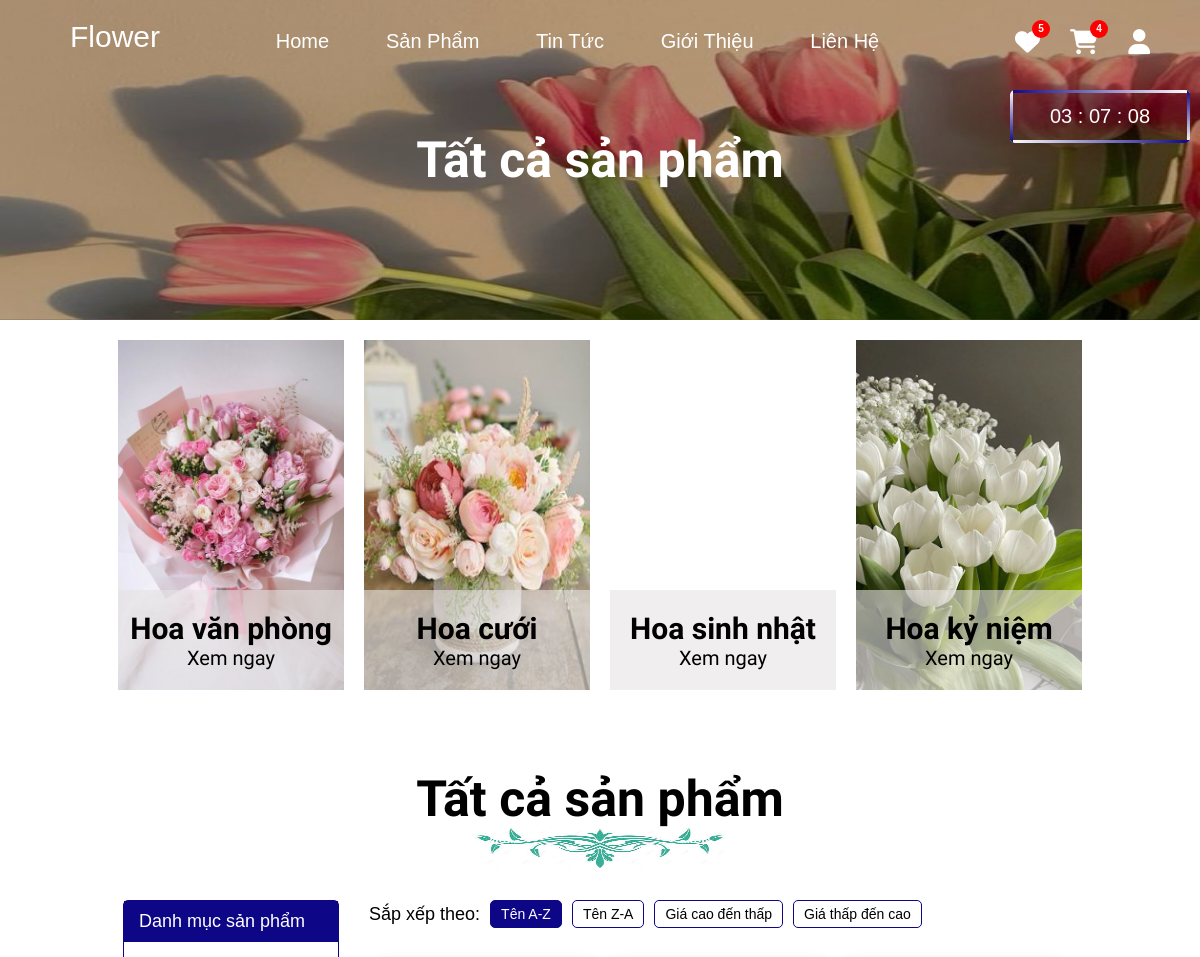
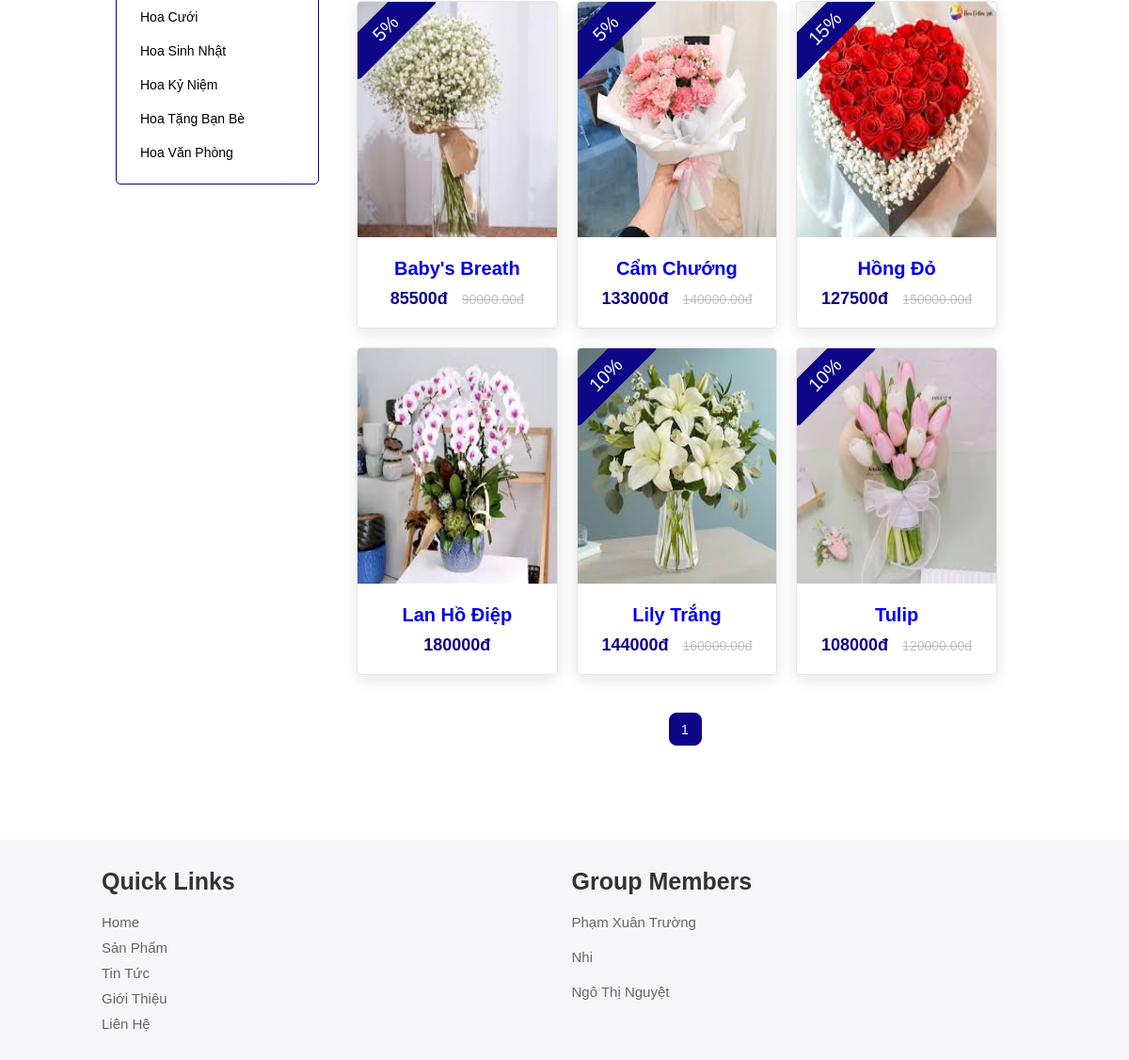
Page /src/products.php (signed in) on the committed database (2 pictures, top to bottom).
### tables this page shows
CREATE TABLE `categories` (
  `category_id` int(11) NOT NULL,
  `name` varchar(100) NOT NULL
);

CREATE TABLE `flowers` (
  `flower_id` int(11) NOT NULL,
  `name` varchar(100) NOT NULL,
  `description` text DEFAULT NULL,
  `price` decimal(10,2) NOT NULL,
  `discount` int(11) NOT NULL,
  `stock` int(11) NOT NULL,
  `image_url` varchar(255) DEFAULT NULL,
  `category_id` int(11) DEFAULT NULL
);

### src/products.php (the view, shortened to what this page needs)
<?php
    @include("../DB/connection.php");
    $user_id = $_SESSION['user_id'] ;
    $categoryResult = $conn->query("SELECT * FROM categories");
    $categories = [];
    if ($categoryResult && $categoryResult->num_rows > 0) {
        while($row = $categoryResult->fetch_assoc()) {
            $categories[] = $row;
        }
    }
    $category_id = isset($_GET['category_id']) ? (int)$_GET['category_id'] : 1;
    $limit = 6;
    $sort_order = isset($_GET['sort']) ? $_GET['sort'] : 'asc';
    $sort_by = isset($_GET['sort_by']) ? $_GET['sort_by'] : 'name';
    $page = isset($_GET['page']) ? (int)$_GET['page'] : 1;
    $offset = ($page - 1) * $limit;
    $totalResult = $conn->query("SELECT COUNT(*) as count FROM flowers WHERE category_id = $category_id");
    $totalCount = $totalResult ? $totalResult->fetch_assoc()['count'] : 0;
    $totalPages = ceil($totalCount / $limit);
    $sql = "SELECT * FROM flowers WHERE category_id = $category_id ORDER BY $sort_by $sort_order LIMIT $limit OFFSET $offset";
    $result = $conn->query($sql);
    $products1 = [];
    if ($result && $result->num_rows > 0) {
        while($row = $result->fetch_assoc()) {
            $products1[] = $row;
        }
    }
    $sql3 = "SELECT flower_id FROM favourites where user_id = $user_id";
    $result3 = $conn->query($sql3);
    $fv = [];
    if ($result3->num_rows > 0) {
        while ($row = $result3->fetch_assoc()) {
            $fv[] = $row['flower_id'];
        }
    }
?>
<!DOCTYPE html>
<html lang="en">
<head>
    <link rel="stylesheet" href="https://cdnjs.cloudflare.com/ajax/libs/font-awesome/6.6.0/css/all.min.css">
    <link rel="stylesheet" href="../css/trangchu.css">
    <link rel="stylesheet" href="../css/products.css">
    <link rel="stylesheet" href="https://cdnjs.cloudflare.com/ajax/libs/Swiper/3.4.2/css/swiper.css">
    <link rel="stylesheet" href="https://cdnjs.cloudflare.com/ajax/libs/Swiper/3.4.2/css/swiper.min.css">
</head>
<body>
    <?php @include('header.php');?>
    <section class="danhmuc">
        <div class="swiper-wrapper">
            <div class="swiper-slide">
                <div class="thumb"><img src="../images/danhmuc-1.jpg" alt=""></div>
                <div class="info">
                    <h3>Hoa văn phòng</h3>
                    <a href="products.php?category_id=5">Xem ngay</a>
                </div>
            </div>
            <div class="swiper-slide">
                <div class="thumb"><img src="../images/danhmuc-2.jpg" alt=""></div>
                <div class="info">
                    <h3>Hoa cưới</h3>
                    <a href="products.php?category_id=1">Xem ngay</a>
                </div>
            </div>
            <div class="swiper-slide">
                <div class="thumb"><img src="../images/danhmuc-3.jpg" alt=""></div>
                <div class="info">
                    <h3>Hoa sinh nhật</h3>
                    <a href="products.php?category_id=2">Xem ngay</a>
                </div>
            </div>
            <div class="swiper-slide">
                <div class="thumb"><img src="../images/danhmuc-4.jpg" alt=""></div>
                <div class="info">
                    <h3>Hoa kỷ niệm</h3>
                    <a href="products.php?category_id=3">Xem ngay</a>
                </div>
            </div>
        </div>
    </section>
    <section>
        <div class="all-products" id="view">
            <div class="title-heading">
                <a href="">
                    <h3 class="h3-heading">Tất cả sản phẩm</h3>
                </a>
                <div class="img-heading">
                    <img src="../images/iconHeading.png" alt="">
                </div>
            </div>
            <div class="row">
                <div class="sidebar col-lg-3 p-15">
                    <div class="sidebar--content">
                        <div class="title">Danh mục sản phẩm</div>
                        <nav class="category" id="category-list">
                            <ul>
                                <?php
                                    foreach($categories as $category):
                                        echo '<li class="nav-item"><a data-sort="'.$sort_order.'" data-sort-by="'.$sort_by.'" class="category-link" data-category-id="'.$category['category_id'].'" href="#">'.$category['name'].'</a></li>';
                                    endforeach;
                                ?>
                            </ul>
                        </nav>
                    </div>
                </div>
                <div class="block-collection col-lg-9 p-15" id="refresh">
                    <div class="sort">
                        <div class="flex left">
                            <p class="title">Sắp xếp theo: </p>
                            <ul class="flex">
                                <li><button data-category-id="<?php echo $category_id;?>" href="" class="item sort-by <?php if($sort_order === "asc" && $sort_by === "name") echo "sort-active";?>" data-sort="asc" data-sort-by="name">Tên A-Z </button></li>
                                <li><button data-category-id="<?php echo $category_id;?>" href="" class="item sort-by <?php if($sort_order === "desc" && $sort_by === "name") echo "sort-active";?>" data-sort="desc" data-sort-by="name">Tên Z-A </button></li>
                                <li><button data-category-id="<?php echo $category_id;?>" href="" class="item sort-by <?php if($sort_order === "desc" && $sort_by === "price") echo "sort-active";?>" data-sort="desc" data-sort-by="price">Giá cao đến thấp</button></li>
                                <li><button data-category-id="<?php echo $category_id;?>" href="" class="item sort-by <?php if($sort_order === "asc" && $sort_by === "price") echo "sort-active";?>" data-sort="asc" data-sort-by="price">Giá thấp đến cao</button></li>
                            </ul>
                        </div>
                    </div>
                    <div class="">
                        <div class="row" id=product-list>
                            <?php foreach($products1 as $product):?>
                                    <div class="col-6 col-md-4 col-xl-3 col-fix swiper-slide">
                                            <div class="box">
                                                <?php if($product['discount'] > 0){
                                                    echo '<span class="discount">'.$product['discount'].'%</span>';
                                                }?>
                                                <?php
                                                echo '<div class="image">
                                                    <img src="../images/img_products/'.$product['image_url'].'" alt="">
                                                    <div class="icons">
                                                         <a data-id="'.$product['flower_id'].'" href="#" class="fas fa-heart '.(in_array($product['flower_id'],$fv) ? "fv-active" : "").'"></a>
                                                        <a data-id="'.$product['flower_id'].'" href="#" class="cart-btn">Add to cart</a>
                                                        <a data-id="'.$product['flower_id'].'" href="#" class="fas fa-search" title="Xem nhanh"></a>
                                                    </div>
                                                </div>';
                                                ?>
                                                <div class="content">
                                                <?php echo '<a href="product-details.php?id='.$product['flower_id'].'">';?>
                                                        <h3><?php echo $product['name'];?></h3>
                                                    </a>
                                                    <div class="price"> <?php echo $product['price'] * (1- $product['discount']/100);?><span>đ</span>
                                                    <?php if($product['discount'] > 0){
                                                        echo '<div class="span"><span>'.$product['price'].'<span>đ</span></span></div>';
                                                    }?>
                                                    </div>
                                                </div>
                                            </div>
                                        </div>
                            <?php endforeach;?>
                        </div>
                    </div>
                    <div class="pagenav">
                        <nav class="collection-paginate clearfix relative nav_pagi w_100">
                            <ul class="pagination clearfix" id="pagination">
                                <?php
                                for ($i = 1; $i <= $totalPages; $i++) {
                                    echo '<li><a data-sort="'.$sort_order.'" data-sort-by="'.$sort_by.'" data-category-id="'.$category_id.'" data-page="'.$i.'" href="#" class="page-item '.($i === $page ? 'page-active' : '') .'">'.$i.'</a></li>';
                                }
                                ?>
                            </ul>
                        </nav>
                    </div>
                </div>
            </div>
        </div>
    </section>
    <?php @include('footer.php');?>
</body>
</html>

### css/trangchu.css (style rules this page uses)
:root { --blue:#003366; --blue-color: #0d0687; --start-linear: #0d0687; --end-linear : white; --active-color: #0d0687; }
* { box-sizing: border-box; font-family: 'Quicksand', sans-serif; margin: 0; padding: 0; box-sizing: border-box; outline: none; border: none; text-decoration: none!important; transition: .2s linear; }
h3 { font-family: 'Playball'; font-size: 3rem; }
html { font-size: 62.5%; scroll-behavior: smooth; scroll-padding-top: 6rem; overflow-x: hidden; }
section { padding: 2rem 9%; }
.danhmuc .swiper-wrapper { display: flex; height: 35rem; }
.danhmuc .swiper-wrapper .swiper-slide { flex: 1 1 25rem; margin: 0rem 1rem; position: relative; cursor: grab; overflow: hidden; }
.danhmuc .swiper-wrapper .swiper-slide .thumb { display: flex; height: 100%; }
.danhmuc .swiper-wrapper .swiper-slide .thumb img { width: 100%; }
.danhmuc .swiper-wrapper .swiper-slide .info { position: absolute; bottom: 0;left: 0;right: 0; z-index: 9; background-color: rgba(230, 227, 227,0.6); width: 100%; height: 10rem; text-align: center; margin-bottom: 0; padding: .5rem .5rem; align-items: center; display: flex; justify-content: center; flex-direction: column; }
.danhmuc .swiper-wrapper .swiper-slide .info a { font-family: 'Playball'; font-size: 2rem; color: #000000 ; }
:where(.danhmuc,.title-heading,.content) a:visited { color: #000000; }
.title-heading { margin-top: 4rem; text-align: center; justify-content: center; align-items: center; }
.title-heading a { display: block; justify-content: center; align-items: center; }
.h3-heading { font-size: 5rem; }
.img-heading img { width: 250px; height: 40px; }
.swiper-wrapper .swiper-slide { margin: 4rem 0; }
.box { flex: 1 1 30rem; box-shadow: 0 .5rem 1.5rem rgba(0,0,0,0.1); border-radius: .5rem; border: .1rem solid rgba(0,0,0,0.1); position: relative; overflow: hidden; }
.box .discount { position: absolute; top: 1rem; left: -3rem; width: 12rem; padding: .7rem 1rem; font-size: 2rem; color: #fff; background-color: var(--blue-color); z-index: 1; border-radius: .5rem; transform: rotate(-45deg); text-align: center; }
.box .image { position: relative; text-align: center; overflow: hidden; }
.box .image img { height: 25rem; width: 100%; }
.box .content { padding: 2rem; text-align: center; }
.box .content h3 { font-family: 'Quicksand', sans-serif; font-size: 2rem; text-transform: capitalize; }
.box .content .price { display: flex; justify-content: center; align-items: center; font-size: 1.8rem; color: var(--blue-color); font-weight: bolder; padding-top: 1rem; }
.box .content .price .span { padding-left: 1.5rem; font-size: 1.4rem; color: #9999; font-weight: lighter; text-decoration: line-through!important; }
.flex { display: flex; justify-content: center; align-items: center; }

### rows in the picture
categories: name "Hoa Cưới"
categories: name "Hoa Sinh Nhật"
categories: name "Hoa Kỷ Niệm"
categories: name "Hoa Tặng Bạn Bè"
categories: name "Hoa Văn Phòng"
flowers: discount "5", image_url (picture), name "Baby's Breath", $product['price'] * (1- $product['discount']/100) "85500", price "90000.00"
flowers: discount "5", image_url (picture), name "Cẩm Chướng", $product['price'] * (1- $product['discount']/100) "133000", price "140000.00"
flowers: discount "15", image_url (picture), name "Hồng Đỏ", $product['price'] * (1- $product['discount']/100) "127500", price "150000.00"
flowers: image_url (picture), name "Lan Hồ Điệp", $product['price'] * (1- $product['discount']/100) "180000"
flowers: discount "10", image_url (picture), name "Lily Trắng", $product['price'] * (1- $product['discount']/100) "144000", price "160000.00"
flowers: discount "10", image_url (picture), name "Tulip", $product['price'] * (1- $product['discount']/100) "108000", price "120000.00"

### other values in the picture
$favourites_length "5"
$carts_length "4"
